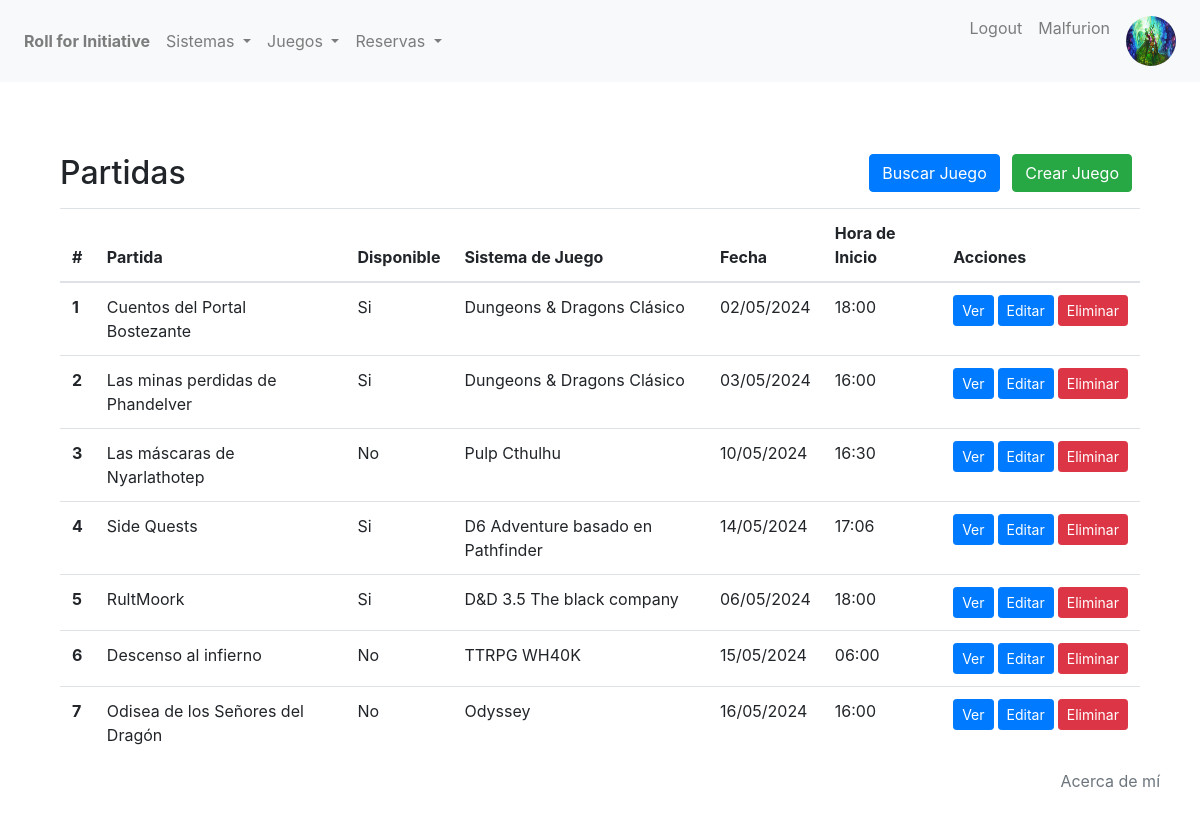
/partidas/juego/list/ (signed in), run on the app's committed database.
### partidas/models.py (models this page shows, shortened)
class Avatar(models.Model):
    user = models.OneToOneField(User, on_delete=models.CASCADE, related_name="avatar")
    image = models.ImageField(upload_to="avatars/")

class Juego(models.Model):
    nombre = models.CharField(max_length=250)
    disponible = models.BooleanField(default=True)
    numero_de_jugadores = models.IntegerField()
    sistema_de_juego = models.ForeignKey(Sistema, on_delete=models.CASCADE, related_name='sistema_de_juego')
    descripcion = models.TextField(blank=True, null=True)
    fecha = models.DateField(default=timezone.now)
    hora_inicio = models.TimeField(default=timezone.now().replace(second=0, microsecond=0))
    hora_fin = models.TimeField(default=timezone.now().replace(second=0, microsecond=0))

class Sistema(models.Model):
    nombre = models.CharField(max_length=100)
    dado = models.CharField(
        max_length=6,
        choices=Dado.choices,
        default=Dado.D20
        )
    base = models.CharField(
        max_length=6,
        choices=Base.choices,
        default=Base.DND5E
        )
    descripcion = models.CharField(max_length=500)
    def __str__(self):
        return f"{self.nombre}"

### partidas/views.py (the view)
# urls.py: path("juego/list/", JuegoListView.as_view(), name="juego-list"),
class JuegoListView(LoginRequiredMixin, ListView):
    model = Juego
    template_name = "partidas/vbc/juego-list.html"
    context_object_name = "todos_los_juegos"

### partidas/templates/partidas/vbc/juego-list.html (shortened to what this page needs)
{% extends 'partidas/base.html' %}
{% block content %}
<section class="py-5">
    <div class="container">
        <div class="d-flex justify-content-between align-items-center mb-3">
            <div>
                <h2 class="mb-0">Partidas</h2>
            </div>
            <div>
                <a href="{% url 'juego-search' %}" class="btn btn-primary mr-2">Buscar Juego</a>
                <a href="{% url 'juego-create' %}" class="btn btn-success mr-2">Crear Juego</a>
            </div>
        </div>
        <table class="table">
            <thead>
                <tr>
                    <th scope="col">#</th>
                    <th scope="col">Partida</th>
                    <th scope="col">Disponible</th>
                    <th scope="col">Sistema de Juego</th>
                    <th scope="col">Fecha</th>
                    <th scope="col">Hora de Inicio</th>
                    <th scope="col">Acciones</th>
                </tr>
            </thead>
            <tbody>
                {% if todos_los_juegos %}
                {% for juego in todos_los_juegos %}
                <tr>
                    <th scope="row">{{ forloop.counter }}</th>
                    <td>{{ juego.nombre }}</td>
                    {% if juego.disponible %}
                        <td>Si</td>
                    {% else %}
                        <td>No</td>
                    {% endif %}
                    <td>{{ juego.sistema_de_juego }}</td>
                    <td>{{ juego.fecha|date:"d/m/Y" }}</td>
                    <td>{{ juego.hora_inicio|time:"H:i" }}</td>
                    <td>
                        <div class="d-flex align-items-center">
                            <a href="{% url 'juego-detail' juego.id %}" class="btn btn-primary btn-sm mr-1">Ver</a>
                            <a href="{% url 'juego-update' juego.id %}" class="btn btn-primary btn-sm mr-1">Editar</a>
                            <a href="{% url 'juego-delete' juego.id %}" class="btn btn-danger btn-sm ">Eliminar</a>
                        </div>
                    </td>
                </tr>
                {% endfor %}
                {% else %}
                <tr>
                    <td colspan="7">No hay Partidas disponibles.</td>
                </tr>
                {% endif %}
            </tbody>
        </table>
    </div>
</section>
{% endblock %}

### partidas/templates/partidas/base.html (shortened to what this page needs)
{% load static %}
<!DOCTYPE html>
<html lang="en">
<head>
    <link rel="stylesheet" href="{% static 'partidas/css/bootstrap.css' %}">
</head>
<body>
    <nav class="navbar navbar-expand-lg navbar-light bg-light">
        <div class="collapse navbar-collapse" id="navbarNav">
            <ul class="navbar-nav">
                <li class="nav-item">
                    <a class="nav-link font-weight-bold" href="{% url 'home' %}">Roll for Initiative</a>
                </li>
                {% if user.is_authenticated %}
                <li class="nav-item dropdown">
                    <a class="nav-link dropdown-toggle" href="#" id="navbarDropdownMenuLinkSistema" role="button" data-toggle="dropdown" aria-haspopup="true" aria-expanded="false">
                        Sistemas
                    </a>
                </li>
                <li class="nav-item dropdown">
                    <a class="nav-link dropdown-toggle" href="#" id="navbarDropdownMenuLinkJuego" role="button" data-toggle="dropdown" aria-haspopup="true" aria-expanded="false">
                        Juegos
                    </a>
                </li>
                <li class="nav-item dropdown">
                    <a class="nav-link dropdown-toggle" href="#" id="navbarDropdownMenuLinkReserva" role="button" data-toggle="dropdown" aria-haspopup="true" aria-expanded="false">
                        Reservas
                    </a>
                </li>
                {% endif %}
            </ul>
            <ul class="navbar-nav ml-auto">
                {% if user.is_authenticated %}
                    <li class="nav-item">
                        <a class="nav-link" href="{% url 'logout' %}">Logout</a>
                    </li>
                    <li class="nav-item">
                        <a class="nav-link" href="{% url 'editar-perfil' %}">{{ user }}</a>
                    </li>
                    <li class="nav-item">
                        {% if user.avatar.image %}
                        <a href="{% url 'avatar-add' %}" class="nav-link d-inline-flex align-items-center">
                            <img src="{{ user.avatar.image.url }}" alt="Avatar" style="height: 50px; width: 50px; border-radius: 50%;">
                        </a>
                        {% else %}
                        <li class="nav-item">
                            <a href="{% url 'avatar-add' %}" class="nav-link">Añadir Avatar</a>
                        </li>
                        {% endif %}
                    </li>
                {% endif %}
                <li>
                    <a href="{% url 'about' %}" class="about-btn">Acerca de mí</a>
                </li>
            </ul>
        </div>
    </nav>
    <div class="container mt-4">
        {% block content %}{% endblock content %}
    </div>
</body>
</html>

### partidas/templates/partidas/base.html (style rules this page uses)
.about-btn { position: fixed; bottom: 20px; right: 20px; z-index: 9999; color: #6c757d; padding: 10px 20px; border-radius: 5px; cursor: pointer; }

### data on the page
Juego: nombre "Cuentos del Portal Bostezante", disponible "Si", sistema_de_juego "Dungeons & Dragons Clásico", fecha "02/05/2024", hora_inicio "18:00"
Juego: nombre "Las minas perdidas de Phandelver", disponible "Si", sistema_de_juego "Dungeons & Dragons Clásico", fecha "03/05/2024", hora_inicio "16:00"
Juego: nombre "Las máscaras de Nyarlathotep", disponible "No", sistema_de_juego "Pulp Cthulhu", fecha "10/05/2024", hora_inicio "16:30"
Juego: nombre "Side Quests", disponible "Si", sistema_de_juego "D6 Adventure basado en Pathfinder", fecha "14/05/2024", hora_inicio "17:06"
Juego: nombre "RultMoork", disponible "Si", sistema_de_juego "D&D 3.5 The black company", fecha "06/05/2024", hora_inicio "18:00"
Juego: nombre "Descenso al infierno", disponible "No", sistema_de_juego "TTRPG WH40K", fecha "15/05/2024", hora_inicio "06:00"
Juego: nombre "Odisea de los Señores del Dragón", disponible "No", sistema_de_juego "Odyssey", fecha "16/05/2024", hora_inicio "16:00"

### other printed values
{{ user }} "Malfurion"
